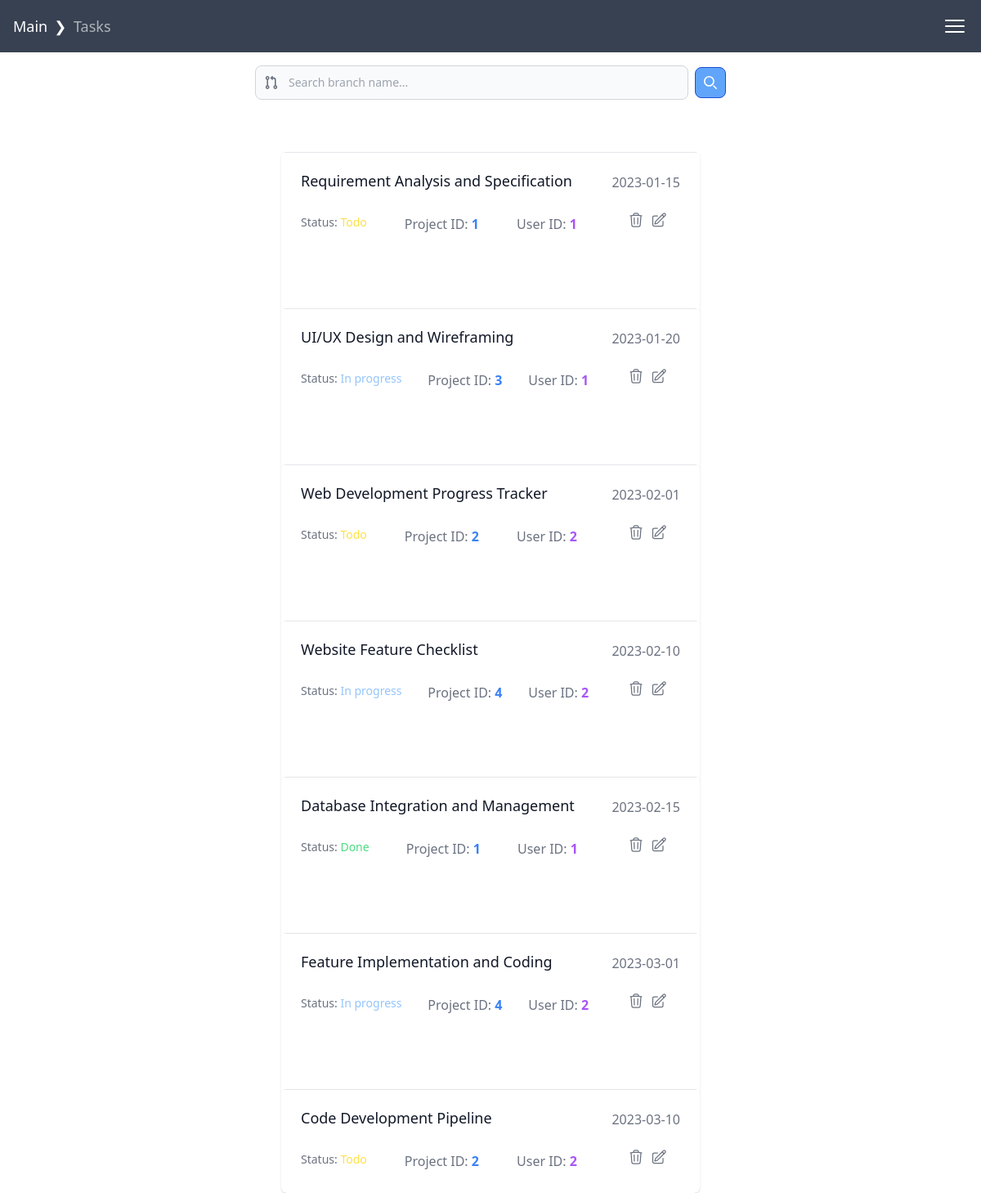
Page /models/Task.php (signed in) on the committed database.
### tables this page shows
CREATE TABLE `tasks` (
  `task_id` int(11) NOT NULL,
  `task_name` varchar(100) NOT NULL,
  `project_id` int(11) DEFAULT NULL,
  `user_id` int(11) DEFAULT NULL,
  `status` enum('Todo','In progress','Done') NOT NULL,
  `deadline` date DEFAULT NULL
);

### models/Task.php (the view, shortened to what this page needs)
<!DOCTYPE html>
<html lang="en">
<head>
    <script src="https://cdn.tailwindcss.com"></script>
</head>
<body>
<nav id="navbar" class="fixed top-0 z-40 flex w-full flex-row justify-end bg-gray-700 px-4 sm:justify-between">
    <ul class="breadcrumb hidden flex-row items-center py-4 text-lg text-white sm:flex">
        <li class="inline">
            <a href="#">Main</a>
        </li>
        <li class="inline">
            <span>Tasks</span>
        </li>
    </ul>
    <button id="btnSidebarToggler" type="button" class="py-4 text-2xl text-white hover:text-gray-200">
        <svg id="navClosed" xmlns="http://www.w3.org/2000/svg" fill="none" viewBox="0 0 24 24" stroke-width="1.5"
            stroke="currentColor" class="h-8 w-8">
            <path stroke-linecap="round" stroke-linejoin="round" d="M3.75 6.75h16.5M3.75 12h16.5m-16.5 5.25h16.5" />
        </svg>
    </button>
</nav>
<form class="flex items-center max-w-xl mx-auto mt-20">
        <div class="relative w-full">
            <div class="absolute inset-y-0 start-0 flex items-center ps-3 pointer-events-none">
            </div>
            <input type="text" id="simple-search" class="bg-gray-50 border border-gray-300 text-gray-900 text-sm rounded-lg focus:ring-blue-500 focus:border-blue-500 block w-full ps-10 p-2.5 dark:bg-gray-700 dark:border-gray-600 dark:placeholder-gray-400 dark:text-white dark:focus:ring-blue-500 dark:focus:border-blue-500" placeholder="Search branch name..." required>
        </div>
        <button type="submit" class="p-2.5 ms-2 text-sm font-medium text-white bg-blue-400 rounded-lg border border-blue-700 hover:bg-blue-800 focus:ring-4 focus:outline-none focus:ring-blue-300 dark:bg-blue-600 dark:hover:bg-blue-700 dark:focus:ring-blue-800">
            <svg class="w-4 h-4" aria-hidden="true" xmlns="http://www.w3.org/2000/svg" fill="none" viewBox="0 0 20 20">
                <path stroke="currentColor" stroke-linecap="round" stroke-linejoin="round" stroke-width="2" d="m19 19-4-4m0-7A7 7 0 1 1 1 8a7 7 0 0 1 14 0Z"/>
            </svg>
        </button>
</form>
<main>
<?php
$db = Database::getInstance();
$conn = $db->connect();
$sql = "SELECT * FROM tasks";
$result = $conn->query($sql);
if ($result->rowCount() > 0) {
    while ($row = $result->fetch(PDO::FETCH_ASSOC)) {
        echo '<ul class="bg-white shadow overflow-hidden sm:rounded-md max-w-lg mx-auto mt-16">';
        echo '<li class="border-t border-gray-200">';
        echo '<div class="px-4 py-5 sm:px-6">';
        echo '<div class="flex items-center justify-between">';
        echo '<h3 class="text-lg leading-6 font-medium text-gray-900">' . $row['task_name'] . '</h3>';
        echo '<p class="mt-1 max-w-full text-md text-gray-500">' . $row['deadline'] . '</p>';
        echo '</div>';
        echo '<div class="mt-4 flex items-center justify-between">';
        echo '<p class="text-sm font-medium text-gray-500">Status: <span class="' . getStatusColorClass($row['status']) . '">' . $row['status'] . '</span></p>';
        echo '<p class="mt-1 max-w-full text-md text-gray-500">Project ID: <span class="text-blue-500 font-bold">' . $row['project_id'] . '</span></p>';
        echo '<p class="mt-1 max-w-full text-md text-gray-500">User ID: <span class="text-purple-500 font-bold">' . $row['user_id'] . '</span></p>';
        echo '<div class="flex space-x-2 justify-end px-4 py-2">';
        echo '<form method="post" action="../views/deleteTask.php">';
        echo '<button type="submit" class="text-gray-500 transition-colors duration-200 dark:hover:text-red-500 dark:text-gray-300 hover:text-red-500 focus:outline-none">';
        echo '</button>';
        echo '</form>';
        echo '<form method="post" action="../views/editTaskform.php">';
        echo '<button type="submit" class="text-gray-500 transition-colors duration-200 dark:hover:text-yellow-500 dark:text-gray-300 hover:text-yellow-500 focus:outline-none">';
        echo '</button>';
        echo '</form>';
        echo '</div>';
        echo '</div>';
        echo '</div>';
        echo '</li>';
    }
    echo '</ul>';
}else {
    echo "0 results";
}
function getStatusColorClass($status)
{
    switch ($status) {
        case 'Todo':
            return 'text-yellow-300';
        case 'In progress':
            return 'text-blue-300';
        case 'Done':
            return 'text-green-400';
    }
}
?>
</main>
</body>
</html>

### models/Task.php (style rules this page uses)
ul.breadcrumb li+li::before { content: "\276F"; padding-left: 8px; padding-right: 4px; color: inherit; }
ul.breadcrumb li span { opacity: 60%; }

### rows in the picture
tasks: task_name "Requirement Analysis and Specification", deadline "2023-01-15", status "Todo", project "1", user "1"
tasks: task_name "UI/UX Design and Wireframing", deadline "2023-01-20", status "In progress", project "3", user "1"
tasks: task_name "Web Development Progress Tracker", deadline "2023-02-01", status "Todo", project "2", user "2"
tasks: task_name "Website Feature Checklist", deadline "2023-02-10", status "In progress", project "4", user "2"
tasks: task_name "Database Integration and Management", deadline "2023-02-15", status "Done", project "1", user "1"
tasks: task_name "Feature Implementation and Coding", deadline "2023-03-01", status "In progress", project "4", user "2"
tasks: task_name "Code Development Pipeline", deadline "2023-03-10", status "Todo", project "2", user "2"
